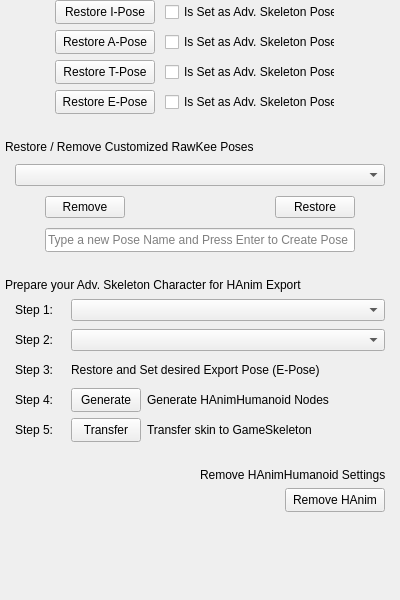
<?xml version="1.0" encoding="UTF-8"?>
<ui version="4.0">
 <class>Frame</class>
 <widget class="QFrame" name="Frame">
  <property name="geometry">
   <rect>
    <x>0</x>
    <y>0</y>
    <width>400</width>
    <height>600</height>
   </rect>
  </property>
  <property name="minimumSize">
   <size>
    <width>400</width>
    <height>600</height>
   </size>
  </property>
  <property name="maximumSize">
   <size>
    <width>400</width>
    <height>600</height>
   </size>
  </property>
  <property name="windowTitle">
   <string>Frame</string>
  </property>
  <layout class="QGridLayout" name="gridLayout">
   <property name="leftMargin">
    <number>0</number>
   </property>
   <property name="topMargin">
    <number>0</number>
   </property>
   <property name="rightMargin">
    <number>0</number>
   </property>
   <property name="bottomMargin">
    <number>0</number>
   </property>
   <item row="0" column="0">
    <layout class="QVBoxLayout" name="akVLayout">
     <item>
      <layout class="QVBoxLayout" name="poseInterface">
       <property name="leftMargin">
        <number>5</number>
       </property>
       <property name="rightMargin">
        <number>5</number>
       </property>
       <item>
        <layout class="QHBoxLayout" name="iPoseLayout">
         <property name="spacing">
          <number>10</number>
         </property>
         <property name="leftMargin">
          <number>50</number>
         </property>
         <item>
          <widget class="QPushButton" name="restoreIPose">
           <property name="minimumSize">
            <size>
             <width>100</width>
             <height>24</height>
            </size>
           </property>
           <property name="maximumSize">
            <size>
             <width>100</width>
             <height>24</height>
            </size>
           </property>
           <property name="text">
            <string>Restore I-Pose</string>
           </property>
          </widget>
         </item>
         <item>
          <widget class="QCheckBox" name="iPoseCheckBox">
           <property name="minimumSize">
            <size>
             <width>170</width>
             <height>24</height>
            </size>
           </property>
           <property name="maximumSize">
            <size>
             <width>170</width>
             <height>24</height>
            </size>
           </property>
           <property name="text">
            <string>Is Set as Adv. Skeleton Pose</string>
           </property>
          </widget>
         </item>
         <item>
          <spacer name="horizontalSpacer">
           <property name="orientation">
            <enum>Qt::Horizontal</enum>
           </property>
           <property name="sizeHint" stdset="0">
            <size>
             <width>40</width>
             <height>20</height>
            </size>
           </property>
          </spacer>
         </item>
        </layout>
       </item>
       <item>
        <layout class="QHBoxLayout" name="aPoseLayout">
         <property name="spacing">
          <number>10</number>
         </property>
         <property name="leftMargin">
          <number>50</number>
         </property>
         <item>
          <widget class="QPushButton" name="restoreAPose">
           <property name="minimumSize">
            <size>
             <width>100</width>
             <height>24</height>
            </size>
           </property>
           <property name="maximumSize">
            <size>
             <width>100</width>
             <height>24</height>
            </size>
           </property>
           <property name="text">
            <string>Restore A-Pose</string>
           </property>
          </widget>
         </item>
         <item>
          <widget class="QCheckBox" name="aPoseCheckBox">
           <property name="minimumSize">
            <size>
             <width>170</width>
             <height>24</height>
            </size>
           </property>
           <property name="maximumSize">
            <size>
             <width>170</width>
             <height>24</height>
            </size>
           </property>
           <property name="text">
            <string>Is Set as Adv. Skeleton Pose</string>
           </property>
          </widget>
         </item>
         <item>
          <spacer name="horizontalSpacer_2">
           <property name="orientation">
            <enum>Qt::Horizontal</enum>
           </property>
           <property name="sizeHint" stdset="0">
            <size>
             <width>40</width>
             <height>20</height>
            </size>
           </property>
          </spacer>
         </item>
        </layout>
       </item>
       <item>
        <layout class="QHBoxLayout" name="tPoseLayout">
         <property name="spacing">
          <number>10</number>
         </property>
         <property name="leftMargin">
          <number>50</number>
         </property>
         <item>
          <widget class="QPushButton" name="pushButton">
           <property name="minimumSize">
            <size>
             <width>100</width>
             <height>24</height>
            </size>
           </property>
           <property name="maximumSize">
            <size>
             <width>100</width>
             <height>24</height>
            </size>
           </property>
           <property name="text">
            <string>Restore T-Pose</string>
           </property>
          </widget>
         </item>
         <item>
          <widget class="QCheckBox" name="checkBox">
           <property name="minimumSize">
            <size>
             <width>170</width>
             <height>24</height>
            </size>
           </property>
           <property name="maximumSize">
            <size>
             <width>170</width>
             <height>24</height>
            </size>
           </property>
           <property name="text">
            <string>Is Set as Adv. Skeleton Pose</string>
           </property>
          </widget>
         </item>
         <item>
          <spacer name="horizontalSpacer_4">
           <property name="orientation">
            <enum>Qt::Horizontal</enum>
           </property>
           <property name="sizeHint" stdset="0">
            <size>
             <width>40</width>
             <height>20</height>
            </size>
           </property>
          </spacer>
         </item>
        </layout>
       </item>
       <item>
        <layout class="QHBoxLayout" name="ePoseLayout">
         <property name="spacing">
          <number>10</number>
         </property>
         <property name="leftMargin">
          <number>50</number>
         </property>
         <item>
          <widget class="QPushButton" name="pushButton_2">
           <property name="minimumSize">
            <size>
             <width>100</width>
             <height>24</height>
            </size>
           </property>
           <property name="maximumSize">
            <size>
             <width>100</width>
             <height>24</height>
            </size>
           </property>
           <property name="text">
            <string>Restore E-Pose</string>
           </property>
          </widget>
         </item>
         <item>
          <widget class="QCheckBox" name="checkBox_2">
           <property name="minimumSize">
            <size>
             <width>170</width>
             <height>24</height>
            </size>
           </property>
           <property name="maximumSize">
            <size>
             <width>170</width>
             <height>24</height>
            </size>
           </property>
           <property name="text">
            <string>Is Set as Adv. Skeleton Pose</string>
           </property>
          </widget>
         </item>
         <item>
          <spacer name="horizontalSpacer_5">
           <property name="orientation">
            <enum>Qt::Horizontal</enum>
           </property>
           <property name="sizeHint" stdset="0">
            <size>
             <width>40</width>
             <height>20</height>
            </size>
           </property>
          </spacer>
         </item>
        </layout>
       </item>
      </layout>
     </item>
     <item>
      <layout class="QVBoxLayout" name="customLayout">
       <property name="spacing">
        <number>10</number>
       </property>
       <property name="leftMargin">
        <number>5</number>
       </property>
       <property name="topMargin">
        <number>20</number>
       </property>
       <property name="rightMargin">
        <number>5</number>
       </property>
       <item>
        <widget class="QLabel" name="customPoseLabel">
         <property name="sizePolicy">
          <sizepolicy hsizetype="Preferred" vsizetype="Preferred">
           <horstretch>0</horstretch>
           <verstretch>0</verstretch>
          </sizepolicy>
         </property>
         <property name="text">
          <string>Restore / Remove Customized RawKee Poses</string>
         </property>
         <property name="alignment">
          <set>Qt::AlignBottom|Qt::AlignLeading|Qt::AlignLeft</set>
         </property>
        </widget>
       </item>
       <item>
        <layout class="QHBoxLayout" name="comboBoxLayout">
         <property name="spacing">
          <number>0</number>
         </property>
         <property name="leftMargin">
          <number>10</number>
         </property>
         <property name="rightMargin">
          <number>10</number>
         </property>
         <item>
          <widget class="QComboBox" name="customBPBox">
           <property name="minimumSize">
            <size>
             <width>0</width>
             <height>0</height>
            </size>
           </property>
           <property name="maximumSize">
            <size>
             <width>16777215</width>
             <height>16777215</height>
            </size>
           </property>
           <property name="placeholderText">
            <string>List of RawKee Bind Poses</string>
           </property>
          </widget>
         </item>
        </layout>
       </item>
       <item>
        <layout class="QHBoxLayout" name="removeRestoreLayout">
         <property name="leftMargin">
          <number>40</number>
         </property>
         <property name="rightMargin">
          <number>40</number>
         </property>
         <item>
          <widget class="QPushButton" name="pushButton_4">
           <property name="text">
            <string>Remove</string>
           </property>
          </widget>
         </item>
         <item>
          <spacer name="horizontalSpacer_6">
           <property name="orientation">
            <enum>Qt::Horizontal</enum>
           </property>
           <property name="sizeHint" stdset="0">
            <size>
             <width>40</width>
             <height>20</height>
            </size>
           </property>
          </spacer>
         </item>
         <item>
          <widget class="QPushButton" name="pushButton_3">
           <property name="text">
            <string>Restore</string>
           </property>
          </widget>
         </item>
        </layout>
       </item>
       <item>
        <layout class="QHBoxLayout" name="customEditLineLayout">
         <property name="spacing">
          <number>0</number>
         </property>
         <property name="leftMargin">
          <number>40</number>
         </property>
         <property name="rightMargin">
          <number>40</number>
         </property>
         <item>
          <widget class="QLineEdit" name="lineEdit">
           <property name="minimumSize">
            <size>
             <width>300</width>
             <height>24</height>
            </size>
           </property>
           <property name="maximumSize">
            <size>
             <width>16777215</width>
             <height>16777215</height>
            </size>
           </property>
           <property name="placeholderText">
            <string>Type a new Pose Name and Press Enter to Create Pose</string>
           </property>
          </widget>
         </item>
        </layout>
       </item>
      </layout>
     </item>
     <item>
      <layout class="QVBoxLayout" name="prepLayout">
       <property name="leftMargin">
        <number>5</number>
       </property>
       <property name="topMargin">
        <number>20</number>
       </property>
       <property name="rightMargin">
        <number>5</number>
       </property>
       <item>
        <layout class="QHBoxLayout" name="prepLabelLayout">
         <item>
          <widget class="QLabel" name="label">
           <property name="text">
            <string>Prepare your Adv. Skeleton Character for HAnim Export</string>
           </property>
          </widget>
         </item>
        </layout>
       </item>
       <item>
        <layout class="QHBoxLayout" name="skelConfigLayoutStep2">
         <property name="leftMargin">
          <number>10</number>
         </property>
         <property name="rightMargin">
          <number>10</number>
         </property>
         <item>
          <widget class="QLabel" name="skelConfigLabel">
           <property name="minimumSize">
            <size>
             <width>50</width>
             <height>24</height>
            </size>
           </property>
           <property name="maximumSize">
            <size>
             <width>50</width>
             <height>24</height>
            </size>
           </property>
           <property name="text">
            <string>Step 1:</string>
           </property>
          </widget>
         </item>
         <item>
          <widget class="QComboBox" name="comboBox">
           <property name="placeholderText">
            <string>Choose your SkeletonConfiguration</string>
           </property>
           <item>
            <property name="text">
             <string>BASIC</string>
            </property>
           </item>
           <item>
            <property name="text">
             <string>RAWKEE</string>
            </property>
           </item>
          </widget>
         </item>
        </layout>
       </item>
       <item>
        <layout class="QHBoxLayout" name="loaLayoutStep1">
         <property name="leftMargin">
          <number>10</number>
         </property>
         <property name="rightMargin">
          <number>10</number>
         </property>
         <item>
          <widget class="QLabel" name="laoLabel">
           <property name="minimumSize">
            <size>
             <width>50</width>
             <height>24</height>
            </size>
           </property>
           <property name="maximumSize">
            <size>
             <width>50</width>
             <height>24</height>
            </size>
           </property>
           <property name="text">
            <string>Step 2:</string>
           </property>
          </widget>
         </item>
         <item>
          <widget class="QComboBox" name="comboBox_2">
           <property name="placeholderText">
            <string>Choose your Level of Articulation (LOA)</string>
           </property>
           <item>
            <property name="text">
             <string>Level -1</string>
            </property>
           </item>
           <item>
            <property name="text">
             <string>Level 0</string>
            </property>
           </item>
           <item>
            <property name="text">
             <string>Level 1</string>
            </property>
           </item>
           <item>
            <property name="text">
             <string>Level 2</string>
            </property>
           </item>
           <item>
            <property name="text">
             <string>Level 3</string>
            </property>
           </item>
           <item>
            <property name="text">
             <string>Level 4</string>
            </property>
           </item>
          </widget>
         </item>
        </layout>
       </item>
       <item>
        <layout class="QHBoxLayout" name="ePoseLayoutStep3">
         <property name="leftMargin">
          <number>10</number>
         </property>
         <property name="rightMargin">
          <number>10</number>
         </property>
         <item>
          <widget class="QLabel" name="step3Label">
           <property name="minimumSize">
            <size>
             <width>50</width>
             <height>24</height>
            </size>
           </property>
           <property name="maximumSize">
            <size>
             <width>50</width>
             <height>24</height>
            </size>
           </property>
           <property name="text">
            <string>Step 3:</string>
           </property>
          </widget>
         </item>
         <item>
          <widget class="QLabel" name="label_3">
           <property name="text">
            <string>Restore and Set desired Export Pose (E-Pose)</string>
           </property>
          </widget>
         </item>
         <item>
          <spacer name="horizontalSpacer_8">
           <property name="orientation">
            <enum>Qt::Horizontal</enum>
           </property>
           <property name="sizeHint" stdset="0">
            <size>
             <width>40</width>
             <height>20</height>
            </size>
           </property>
          </spacer>
         </item>
        </layout>
       </item>
       <item>
        <layout class="QHBoxLayout" name="genSkelLayoutStep4">
         <property name="leftMargin">
          <number>10</number>
         </property>
         <property name="rightMargin">
          <number>10</number>
         </property>
         <item>
          <widget class="QLabel" name="step4Label">
           <property name="minimumSize">
            <size>
             <width>50</width>
             <height>24</height>
            </size>
           </property>
           <property name="maximumSize">
            <size>
             <width>50</width>
             <height>24</height>
            </size>
           </property>
           <property name="text">
            <string>Step 4:</string>
           </property>
          </widget>
         </item>
         <item>
          <widget class="QPushButton" name="genHumanoidButton">
           <property name="sizePolicy">
            <sizepolicy hsizetype="Minimum" vsizetype="Preferred">
             <horstretch>0</horstretch>
             <verstretch>0</verstretch>
            </sizepolicy>
           </property>
           <property name="minimumSize">
            <size>
             <width>70</width>
             <height>24</height>
            </size>
           </property>
           <property name="maximumSize">
            <size>
             <width>70</width>
             <height>24</height>
            </size>
           </property>
           <property name="text">
            <string>Generate</string>
           </property>
          </widget>
         </item>
         <item>
          <widget class="QLabel" name="label_2">
           <property name="minimumSize">
            <size>
             <width>0</width>
             <height>24</height>
            </size>
           </property>
           <property name="maximumSize">
            <size>
             <width>16777215</width>
             <height>24</height>
            </size>
           </property>
           <property name="text">
            <string>Generate HAnimHumanoid Nodes</string>
           </property>
          </widget>
         </item>
         <item>
          <spacer name="horizontalSpacer_7">
           <property name="orientation">
            <enum>Qt::Horizontal</enum>
           </property>
           <property name="sizeHint" stdset="0">
            <size>
             <width>40</width>
             <height>20</height>
            </size>
           </property>
          </spacer>
         </item>
        </layout>
       </item>
       <item>
        <layout class="QHBoxLayout" name="step5Layout">
         <property name="leftMargin">
          <number>10</number>
         </property>
         <property name="rightMargin">
          <number>10</number>
         </property>
         <item>
          <widget class="QLabel" name="step5Label">
           <property name="minimumSize">
            <size>
             <width>50</width>
             <height>24</height>
            </size>
           </property>
           <property name="maximumSize">
            <size>
             <width>50</width>
             <height>24</height>
            </size>
           </property>
           <property name="text">
            <string>Step 5:</string>
           </property>
          </widget>
         </item>
         <item>
          <widget class="QPushButton" name="transferSkinButton">
           <property name="minimumSize">
            <size>
             <width>70</width>
             <height>24</height>
            </size>
           </property>
           <property name="maximumSize">
            <size>
             <width>70</width>
             <height>24</height>
            </size>
           </property>
           <property name="text">
            <string>Transfer</string>
           </property>
          </widget>
         </item>
         <item>
          <widget class="QLabel" name="transferLabel">
           <property name="minimumSize">
            <size>
             <width>170</width>
             <height>24</height>
            </size>
           </property>
           <property name="maximumSize">
            <size>
             <width>170</width>
             <height>24</height>
            </size>
           </property>
           <property name="text">
            <string>Transfer skin to GameSkeleton</string>
           </property>
          </widget>
         </item>
         <item>
          <spacer name="horizontalSpacer_9">
           <property name="orientation">
            <enum>Qt::Horizontal</enum>
           </property>
           <property name="sizeHint" stdset="0">
            <size>
             <width>40</width>
             <height>20</height>
            </size>
           </property>
          </spacer>
         </item>
        </layout>
       </item>
      </layout>
     </item>
     <item>
      <layout class="QVBoxLayout" name="remHAnimLayout">
       <property name="leftMargin">
        <number>10</number>
       </property>
       <property name="topMargin">
        <number>20</number>
       </property>
       <property name="rightMargin">
        <number>10</number>
       </property>
       <item>
        <layout class="QHBoxLayout" name="remLabelLayout">
         <property name="leftMargin">
          <number>190</number>
         </property>
         <item>
          <widget class="QLabel" name="remLabel">
           <property name="text">
            <string>Remove HAnimHumanoid Settings</string>
           </property>
          </widget>
         </item>
        </layout>
       </item>
       <item>
        <layout class="QHBoxLayout" name="remButtonlayout">
         <property name="leftMargin">
          <number>270</number>
         </property>
         <item>
          <widget class="QPushButton" name="remHAnimButton">
           <property name="minimumSize">
            <size>
             <width>100</width>
             <height>24</height>
            </size>
           </property>
           <property name="maximumSize">
            <size>
             <width>100</width>
             <height>24</height>
            </size>
           </property>
           <property name="text">
            <string>Remove HAnim</string>
           </property>
          </widget>
         </item>
        </layout>
       </item>
      </layout>
     </item>
     <item>
      <spacer name="verticalSpacer">
       <property name="orientation">
        <enum>Qt::Vertical</enum>
       </property>
       <property name="sizeHint" stdset="0">
        <size>
         <width>20</width>
         <height>40</height>
        </size>
       </property>
      </spacer>
     </item>
    </layout>
   </item>
  </layout>
 </widget>
 <resources/>
 <connections/>
</ui>
